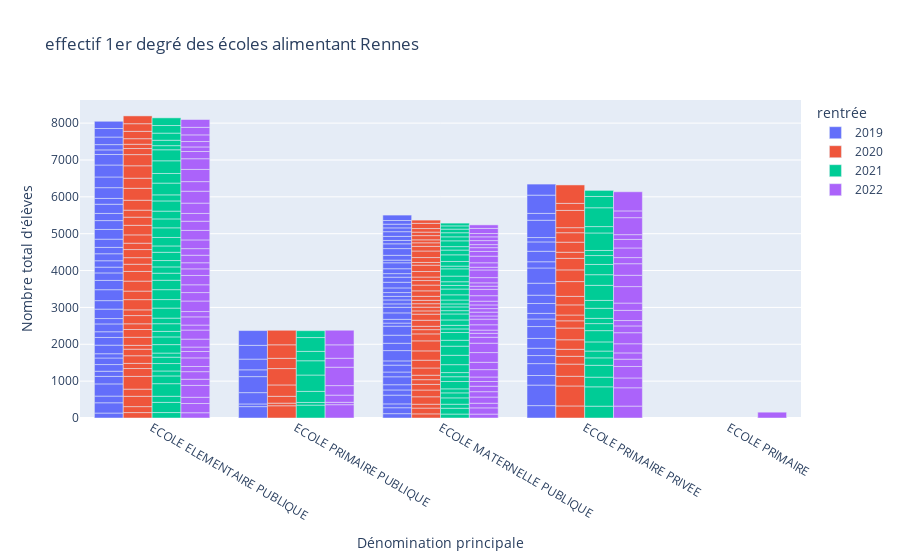

This figure's notebook cell:
### Code cell
COMMUNES = ["CHANTEPIE", "SAINT-GREGOIRE",  "THORIGNE-FOUILLARD" , "RENNES", "VEZIN-LE-COQUET"]
px.bar(ecoles[ecoles["Commune"].isin(COMMUNES)], x="Dénomination principale", y="Nombre total d'élèves", color="rentrée", title="effectif 1er degré des écoles alimentant Rennes", barmode="group")

### Figure 1 — Plotly figure (JSON) as saved in the notebook; plotly's stock layout.template omitted (floating-point values rounded to 4 significant figures)
{"data": [{"alignmentgroup": "True", "hovertemplate": "rentrée=2019<br>Dénomination principale=%{x}<br>Nombre total d'élèves=%{y}<extra></extra>", "legendgroup": "2019", "marker": {"color": "#636efa", "pattern": {"shape": ""}}, "name": "2019", "offsetgroup": "2019", "orientation": "v", "showlegend": true, "textposition": "auto", "type": "bar", "x": ["ECOLE ELEMENTAIRE PUBLIQUE", "ECOLE PRIMAIRE PUBLIQUE", "ECOLE MATERNELLE PUBLIQUE", "ECOLE PRIMAIRE PRIVEE", "ECOLE MATERNELLE PUBLIQUE", "ECOLE PRIMAIRE PRIVEE", "ECOLE ELEMENTAIRE PUBLIQUE", "ECOLE MATERNELLE PUBLIQUE", "ECOLE ELEMENTAIRE PUBLIQUE", "ECOLE PRIMAIRE PRIVEE", "ECOLE MATERNELLE PUBLIQUE", "ECOLE ELEMENTAIRE PUBLIQUE", "ECOLE PRIMAIRE PRIVEE", "ECOLE ELEMENTAIRE PUBLIQUE", "ECOLE ELEMENTAIRE PUBLIQUE", "ECOLE ELEMENTAIRE PUBLIQUE", "ECOLE ELEMENTAIRE PUBLIQUE", "ECOLE ELEMENTAIRE PUBLIQUE", "ECOLE ELEMENTAIRE PUBLIQUE", "ECOLE ELEMENTAIRE PUBLIQUE", "ECOLE ELEMENTAIRE PUBLIQUE", "ECOLE ELEMENTAIRE PUBLIQUE", "ECOLE PRIMAIRE PUBLIQUE", "ECOLE ELEMENTAIRE PUBLIQUE", "ECOLE ELEMENTAIRE PUBLIQUE", "ECOLE ELEMENTAIRE PUBLIQUE", "ECOLE ELEMENTAIRE PUBLIQUE", "ECOLE ELEMENTAIRE PUBLIQUE", "ECOLE ELEMENTAIRE PUBLIQUE", "ECOLE ELEMENTAIRE PUBLIQUE", "ECOLE ELEMENTAIRE PUBLIQUE", "ECOLE MATERNELLE PUBLIQUE", "ECOLE PRIMAIRE PUBLIQUE", "ECOLE PRIMAIRE PRIVEE", "ECOLE PRIMAIRE PRIVEE", "ECOLE PRIMAIRE PRIVEE", "ECOLE PRIMAIRE PRIVEE", "ECOLE PRIMAIRE PRIVEE", "ECOLE MATERNELLE PUBLIQUE", "ECOLE ELEMENTAIRE PUBLIQUE", "ECOLE ELEMENTAIRE PUBLIQUE", "ECOLE MATERNELLE PUBLIQUE", "ECOLE PRIMAIRE PUBLIQUE", "ECOLE ELEMENTAIRE PUBLIQUE", "ECOLE ELEMENTAIRE PUBLIQUE", "ECOLE ELEMENTAIRE PUBLIQUE", "ECOLE ELEMENTAIRE PUBLIQUE", "ECOLE ELEMENTAIRE PUBLIQUE", "ECOLE ELEMENTAIRE PUBLIQUE", "ECOLE PRIMAIRE PUBLIQUE", "ECOLE MATERNELLE PUBLIQUE", "ECOLE PRIMAIRE PRIVEE", "ECOLE PRIMAIRE PRIVEE", "ECOLE MATERNELLE PUBLIQUE", "ECOLE PRIMAIRE PUBLIQUE", "ECOLE MATERNELLE PUBLIQUE", "ECOLE PRIMAIRE PUBLIQUE", "ECOLE MATERNELLE PUBLIQUE", "ECOLE MATERNELLE PUBLIQUE", "ECOLE ELEMENTAIRE PUBLIQUE", "ECOLE ELEMENTAIRE PUBLIQUE", "ECOLE ELEMENTAIRE PUBLIQUE", "ECOLE ELEMENTAIRE PUBLIQUE", "ECOLE MATERNELLE PUBLIQUE", "ECOLE PRIMAIRE PUBLIQUE", "ECOLE MATERNELLE PUBLIQUE", "ECOLE ELEMENTAIRE PUBLIQUE", "ECOLE MATERNELLE PUBLIQUE", "ECOLE MATERNELLE PUBLIQUE", "ECOLE MATERNELLE PUBLIQUE", "ECOLE MATERNELLE PUBLIQUE", "ECOLE MATERNELLE PUBLIQUE", "ECOLE MATERNELLE PUBLIQUE", "ECOLE MATERNELLE PUBLIQUE", "ECOLE MATERNELLE PUBLIQUE", "ECOLE MATERNELLE PUBLIQUE", "ECOLE MATERNELLE PUBLIQUE", "ECOLE MATERNELLE PUBLIQUE", "ECOLE MATERNELLE PUBLIQUE", "ECOLE MATERNELLE PUBLIQUE", "ECOLE MATERNELLE PUBLIQUE", "ECOLE MATERNELLE PUBLIQUE", "ECOLE MATERNELLE PUBLIQUE", "ECOLE MATERNELLE PUBLIQUE", "ECOLE ELEMENTAIRE PUBLIQUE", "ECOLE MATERNELLE PUBLIQUE", "ECOLE PRIMAIRE PRIVEE", "ECOLE MATERNELLE PUBLIQUE", "ECOLE PRIMAIRE PRIVEE", "ECOLE PRIMAIRE PRIVEE", "ECOLE MATERNELLE PUBLIQUE", "ECOLE ELEMENTAIRE PUBLIQUE", "ECOLE MATERNELLE PUBLIQUE", "ECOLE MATERNELLE PUBLIQUE", "ECOLE MATERNELLE PUBLIQUE", "ECOLE MATERNELLE PUBLIQUE", "ECOLE ELEMENTAIRE PUBLIQUE", "ECOLE ELEMENTAIRE PUBLIQUE", "ECOLE PRIMAIRE PRIVEE", "ECOLE MATERNELLE PUBLIQUE", "ECOLE PRIMAIRE PRIVEE", "ECOLE PRIMAIRE PRIVEE", "ECOLE PRIMAIRE PRIVEE", "ECOLE PRIMAIRE PRIVEE", "ECOLE PRIMAIRE PRIVEE", "ECOLE PRIMAIRE PRIVEE", "ECOLE PRIMAIRE PRIVEE"], "xaxis": "x", "y": [134, 309, 118, 336, 161, 557, 279, 104, 182, 260, 238, 330, 323, 204, 140, 181, 178, 116, 233, 208, 155, 212, 72, 146, 256, 230, 297, 252, 203, 157, 173, 140, 307, 218, 199, 266, 322, 205, 142, 190, 173, 215, 435, 223, 264, 240, 194, 250, 157, 184, 130, 153, 268, 187, 291, 114, 373, 280, 199, 292, 290, 325, 285, 219, 401, 244, 125, 84, 102, 175, 151, 93, 107, 97, 103, 126, 154, 137, 97, 133, 161, 72, 131, 182, 143, 130, 225, 91, 325, 413, 110, 205, 128, 103, 101, 99, 232, 196, 169, 147, 284, 254, 119, 469, 186, 496, 299], "yaxis": "y"}, {"alignmentgroup": "True", "hovertemplate": "rentrée=2020<br>Dénomination principale=%{x}<br>Nombre total d'élèves=%{y}<extra></extra>", "legendgroup": "2020", "marker": {"color": "#EF553B", "pattern": {"shape": ""}}, "name": "2020", "offsetgroup": "2020", "orientation": "v", "showlegend": true, "textposition": "auto", "type": "bar", "x": ["ECOLE ELEMENTAIRE PUBLIQUE", "ECOLE PRIMAIRE PUBLIQUE", "ECOLE MATERNELLE PUBLIQUE", "ECOLE PRIMAIRE PRIVEE", "ECOLE ELEMENTAIRE PUBLIQUE", "ECOLE MATERNELLE PUBLIQUE", "ECOLE PRIMAIRE PRIVEE", "ECOLE ELEMENTAIRE PUBLIQUE", "ECOLE PRIMAIRE PRIVEE", "ECOLE MATERNELLE PUBLIQUE", "ECOLE ELEMENTAIRE PUBLIQUE", "ECOLE MATERNELLE PUBLIQUE", "ECOLE ELEMENTAIRE PUBLIQUE", "ECOLE PRIMAIRE PRIVEE", "ECOLE ELEMENTAIRE PUBLIQUE", "ECOLE ELEMENTAIRE PUBLIQUE", "ECOLE ELEMENTAIRE PUBLIQUE", "ECOLE ELEMENTAIRE PUBLIQUE", "ECOLE ELEMENTAIRE PUBLIQUE", "ECOLE ELEMENTAIRE PUBLIQUE", "ECOLE ELEMENTAIRE PUBLIQUE", "ECOLE ELEMENTAIRE PUBLIQUE", "ECOLE ELEMENTAIRE PUBLIQUE", "ECOLE PRIMAIRE PUBLIQUE", "ECOLE ELEMENTAIRE PUBLIQUE", "ECOLE ELEMENTAIRE PUBLIQUE", "ECOLE ELEMENTAIRE PUBLIQUE", "ECOLE ELEMENTAIRE PUBLIQUE", "ECOLE ELEMENTAIRE PUBLIQUE", "ECOLE ELEMENTAIRE PUBLIQUE", "ECOLE ELEMENTAIRE PUBLIQUE", "ECOLE MATERNELLE PUBLIQUE", "ECOLE MATERNELLE PUBLIQUE", "ECOLE MATERNELLE PUBLIQUE", "ECOLE PRIMAIRE PUBLIQUE", "ECOLE PRIMAIRE PUBLIQUE", "ECOLE PRIMAIRE PRIVEE", "ECOLE PRIMAIRE PRIVEE", "ECOLE PRIMAIRE PRIVEE", "ECOLE PRIMAIRE PRIVEE", "ECOLE PRIMAIRE PRIVEE", "ECOLE MATERNELLE PUBLIQUE", "ECOLE ELEMENTAIRE PUBLIQUE", "ECOLE ELEMENTAIRE PUBLIQUE", "ECOLE MATERNELLE PUBLIQUE", "ECOLE PRIMAIRE PUBLIQUE", "ECOLE ELEMENTAIRE PUBLIQUE", "ECOLE ELEMENTAIRE PUBLIQUE", "ECOLE ELEMENTAIRE PUBLIQUE", "ECOLE ELEMENTAIRE PUBLIQUE", "ECOLE PRIMAIRE PRIVEE", "ECOLE ELEMENTAIRE PUBLIQUE", "ECOLE PRIMAIRE PRIVEE", "ECOLE MATERNELLE PUBLIQUE", "ECOLE PRIMAIRE PUBLIQUE", "ECOLE PRIMAIRE PUBLIQUE", "ECOLE MATERNELLE PUBLIQUE", "ECOLE MATERNELLE PUBLIQUE", "ECOLE MATERNELLE PUBLIQUE", "ECOLE ELEMENTAIRE PUBLIQUE", "ECOLE ELEMENTAIRE PUBLIQUE", "ECOLE ELEMENTAIRE PUBLIQUE", "ECOLE ELEMENTAIRE PUBLIQUE", "ECOLE PRIMAIRE PUBLIQUE", "ECOLE ELEMENTAIRE PUBLIQUE", "ECOLE MATERNELLE PUBLIQUE", "ECOLE ELEMENTAIRE PUBLIQUE", "ECOLE MATERNELLE PUBLIQUE", "ECOLE MATERNELLE PUBLIQUE", "ECOLE MATERNELLE PUBLIQUE", "ECOLE MATERNELLE PUBLIQUE", "ECOLE MATERNELLE PUBLIQUE", "ECOLE MATERNELLE PUBLIQUE", "ECOLE MATERNELLE PUBLIQUE", "ECOLE MATERNELLE PUBLIQUE", "ECOLE MATERNELLE PUBLIQUE", "ECOLE MATERNELLE PUBLIQUE", "ECOLE MATERNELLE PUBLIQUE", "ECOLE MATERNELLE PUBLIQUE", "ECOLE MATERNELLE PUBLIQUE", "ECOLE MATERNELLE PUBLIQUE", "ECOLE MATERNELLE PUBLIQUE", "ECOLE MATERNELLE PUBLIQUE", "ECOLE MATERNELLE PUBLIQUE", "ECOLE MATERNELLE PUBLIQUE", "ECOLE PRIMAIRE PRIVEE", "ECOLE PRIMAIRE PRIVEE", "ECOLE PRIMAIRE PRIVEE", "ECOLE ELEMENTAIRE PUBLIQUE", "ECOLE MATERNELLE PUBLIQUE", "ECOLE MATERNELLE PUBLIQUE", "ECOLE ELEMENTAIRE PUBLIQUE", "ECOLE MATERNELLE PUBLIQUE", "ECOLE MATERNELLE PUBLIQUE", "ECOLE MATERNELLE PUBLIQUE", "ECOLE ELEMENTAIRE PUBLIQUE", "ECOLE MATERNELLE PUBLIQUE", "ECOLE MATERNELLE PUBLIQUE", "ECOLE PRIMAIRE PRIVEE", "ECOLE PRIMAIRE PRIVEE", "ECOLE PRIMAIRE PRIVEE", "ECOLE PRIMAIRE PRIVEE", "ECOLE PRIMAIRE PRIVEE", "ECOLE PRIMAIRE PRIVEE", "ECOLE PRIMAIRE PRIVEE", "ECOLE PRIMAIRE PRIVEE", "ECOLE ELEMENTAIRE PUBLIQUE"], "xaxis": "x", "y": [147, 332, 112, 327, 162, 157, 542, 280, 263, 105, 194, 202, 346, 330, 213, 140, 207, 178, 104, 219, 211, 155, 223, 71, 155, 277, 232, 271, 263, 195, 178, 183, 153, 128, 186, 308, 212, 190, 258, 319, 196, 121, 220, 173, 196, 444, 225, 260, 221, 190, 157, 269, 275, 211, 278, 367, 253, 272, 189, 324, 274, 337, 303, 394, 165, 115, 116, 91, 164, 165, 88, 102, 94, 91, 109, 149, 156, 123, 95, 150, 172, 74, 133, 178, 126, 231, 401, 317, 151, 96, 81, 199, 114, 95, 97, 207, 141, 88, 313, 166, 273, 257, 137, 468, 191, 500, 212], "yaxis": "y"}, {"alignmentgroup": "True", "hovertemplate": "rentrée=2021<br>Dénomination principale=%{x}<br>Nombre total d'élèves=%{y}<extra></extra>", "legendgroup": "2021", "marker": {"color": "#00cc96", "pattern": {"shape": ""}}, "name": "2021", "offsetgroup": "2021", "orientation": "v", "showlegend": true, "textposition": "auto", "type": "bar", "x": ["ECOLE ELEMENTAIRE PUBLIQUE", "ECOLE PRIMAIRE PUBLIQUE", "ECOLE MATERNELLE PUBLIQUE", "ECOLE PRIMAIRE PRIVEE", "ECOLE MATERNELLE PUBLIQUE", "ECOLE PRIMAIRE PRIVEE", "ECOLE ELEMENTAIRE PUBLIQUE", "ECOLE MATERNELLE PUBLIQUE", "ECOLE ELEMENTAIRE PUBLIQUE", "ECOLE PRIMAIRE PRIVEE", "ECOLE MATERNELLE PUBLIQUE", "ECOLE ELEMENTAIRE PUBLIQUE", "ECOLE PRIMAIRE PRIVEE", "ECOLE ELEMENTAIRE PUBLIQUE", "ECOLE ELEMENTAIRE PUBLIQUE", "ECOLE ELEMENTAIRE PUBLIQUE", "ECOLE ELEMENTAIRE PUBLIQUE", "ECOLE ELEMENTAIRE PUBLIQUE", "ECOLE ELEMENTAIRE PUBLIQUE", "ECOLE ELEMENTAIRE PUBLIQUE", "ECOLE ELEMENTAIRE PUBLIQUE", "ECOLE ELEMENTAIRE PUBLIQUE", "ECOLE PRIMAIRE PUBLIQUE", "ECOLE ELEMENTAIRE PUBLIQUE", "ECOLE ELEMENTAIRE PUBLIQUE", "ECOLE ELEMENTAIRE PUBLIQUE", "ECOLE ELEMENTAIRE PUBLIQUE", "ECOLE ELEMENTAIRE PUBLIQUE", "ECOLE ELEMENTAIRE PUBLIQUE", "ECOLE ELEMENTAIRE PUBLIQUE", "ECOLE ELEMENTAIRE PUBLIQUE", "ECOLE MATERNELLE PUBLIQUE", "ECOLE PRIMAIRE PUBLIQUE", "ECOLE PRIMAIRE PRIVEE", "ECOLE PRIMAIRE PRIVEE", "ECOLE PRIMAIRE PRIVEE", "ECOLE PRIMAIRE PRIVEE", "ECOLE PRIMAIRE PRIVEE", "ECOLE MATERNELLE PUBLIQUE", "ECOLE ELEMENTAIRE PUBLIQUE", "ECOLE ELEMENTAIRE PUBLIQUE", "ECOLE MATERNELLE PUBLIQUE", "ECOLE PRIMAIRE PUBLIQUE", "ECOLE ELEMENTAIRE PUBLIQUE", "ECOLE ELEMENTAIRE PUBLIQUE", "ECOLE ELEMENTAIRE PUBLIQUE", "ECOLE ELEMENTAIRE PUBLIQUE", "ECOLE ELEMENTAIRE PUBLIQUE", "ECOLE ELEMENTAIRE PUBLIQUE", "ECOLE MATERNELLE PUBLIQUE", "ECOLE MATERNELLE PUBLIQUE", "ECOLE PRIMAIRE PRIVEE", "ECOLE PRIMAIRE PUBLIQUE", "ECOLE MATERNELLE PUBLIQUE", "ECOLE PRIMAIRE PUBLIQUE", "ECOLE PRIMAIRE PUBLIQUE", "ECOLE MATERNELLE PUBLIQUE", "ECOLE MATERNELLE PUBLIQUE", "ECOLE MATERNELLE PUBLIQUE", "ECOLE ELEMENTAIRE PUBLIQUE", "ECOLE ELEMENTAIRE PUBLIQUE", "ECOLE ELEMENTAIRE PUBLIQUE", "ECOLE ELEMENTAIRE PUBLIQUE", "ECOLE MATERNELLE PUBLIQUE", "ECOLE PRIMAIRE PRIVEE", "ECOLE ELEMENTAIRE PUBLIQUE", "ECOLE PRIMAIRE PUBLIQUE", "ECOLE MATERNELLE PUBLIQUE", "ECOLE MATERNELLE PUBLIQUE", "ECOLE MATERNELLE PUBLIQUE", "ECOLE MATERNELLE PUBLIQUE", "ECOLE MATERNELLE PUBLIQUE", "ECOLE MATERNELLE PUBLIQUE", "ECOLE MATERNELLE PUBLIQUE", "ECOLE MATERNELLE PUBLIQUE", "ECOLE MATERNELLE PUBLIQUE", "ECOLE MATERNELLE PUBLIQUE", "ECOLE MATERNELLE PUBLIQUE", "ECOLE MATERNELLE PUBLIQUE", "ECOLE MATERNELLE PUBLIQUE", "ECOLE MATERNELLE PUBLIQUE", "ECOLE MATERNELLE PUBLIQUE", "ECOLE MATERNELLE PUBLIQUE", "ECOLE MATERNELLE PUBLIQUE", "ECOLE ELEMENTAIRE PUBLIQUE", "ECOLE MATERNELLE PUBLIQUE", "ECOLE PRIMAIRE PRIVEE", "ECOLE MATERNELLE PUBLIQUE", "ECOLE MATERNELLE PUBLIQUE", "ECOLE PRIMAIRE PRIVEE", "ECOLE ELEMENTAIRE PUBLIQUE", "ECOLE MATERNELLE PUBLIQUE", "ECOLE MATERNELLE PUBLIQUE", "ECOLE MATERNELLE PUBLIQUE", "ECOLE ELEMENTAIRE PUBLIQUE", "ECOLE MATERNELLE PUBLIQUE", "ECOLE ELEMENTAIRE PUBLIQUE", "ECOLE PRIMAIRE PRIVEE", "ECOLE MATERNELLE PUBLIQUE", "ECOLE PRIMAIRE PRIVEE", "ECOLE PRIMAIRE PRIVEE", "ECOLE PRIMAIRE PRIVEE", "ECOLE PRIMAIRE PRIVEE", "ECOLE PRIMAIRE PRIVEE", "ECOLE PRIMAIRE PRIVEE", "ECOLE PRIMAIRE PRIVEE", "ECOLE PRIMAIRE PRIVEE"], "xaxis": "x", "y": [148, 350, 107, 321, 158, 525, 276, 109, 166, 262, 172, 341, 322, 210, 135, 201, 173, 112, 229, 209, 150, 208, 72, 152, 272, 231, 269, 255, 192, 170, 173, 136, 300, 202, 184, 248, 306, 191, 109, 224, 172, 200, 444, 230, 262, 241, 212, 276, 165, 129, 112, 143, 387, 215, 254, 376, 255, 247, 160, 319, 261, 344, 299, 210, 273, 112, 186, 98, 97, 146, 163, 89, 102, 81, 106, 141, 157, 97, 101, 153, 197, 73, 127, 180, 146, 129, 213, 93, 158, 409, 194, 108, 111, 99, 206, 87, 208, 289, 75, 278, 241, 138, 475, 173, 511, 306, 165], "yaxis": "y"}, {"alignmentgroup": "True", "hovertemplate": "rentrée=2022<br>Dénomination principale=%{x}<br>Nombre total d'élèves=%{y}<extra></extra>", "legendgroup": "2022", "marker": {"color": "#ab63fa", "pattern": {"shape": ""}}, "name": "2022", "offsetgroup": "2022", "orientation": "v", "showlegend": true, "textposition": "auto", "type": "bar", "x": ["ECOLE ELEMENTAIRE PUBLIQUE", "ECOLE PRIMAIRE PUBLIQUE", "ECOLE MATERNELLE PUBLIQUE", "ECOLE PRIMAIRE PRIVEE", "ECOLE MATERNELLE PUBLIQUE", "ECOLE PRIMAIRE PRIVEE", "ECOLE ELEMENTAIRE PUBLIQUE", "ECOLE MATERNELLE PUBLIQUE", "ECOLE ELEMENTAIRE PUBLIQUE", "ECOLE PRIMAIRE PRIVEE", "ECOLE MATERNELLE PUBLIQUE", "ECOLE ELEMENTAIRE PUBLIQUE", "ECOLE PRIMAIRE PRIVEE", "ECOLE ELEMENTAIRE PUBLIQUE", "ECOLE ELEMENTAIRE PUBLIQUE", "ECOLE ELEMENTAIRE PUBLIQUE", "ECOLE ELEMENTAIRE PUBLIQUE", "ECOLE ELEMENTAIRE PUBLIQUE", "ECOLE ELEMENTAIRE PUBLIQUE", "ECOLE ELEMENTAIRE PUBLIQUE", "ECOLE ELEMENTAIRE PUBLIQUE", "ECOLE ELEMENTAIRE PUBLIQUE", "ECOLE ELEMENTAIRE PUBLIQUE", "ECOLE PRIMAIRE PUBLIQUE", "ECOLE ELEMENTAIRE PUBLIQUE", "ECOLE ELEMENTAIRE PUBLIQUE", "ECOLE ELEMENTAIRE PUBLIQUE", "ECOLE ELEMENTAIRE PUBLIQUE", "ECOLE ELEMENTAIRE PUBLIQUE", "ECOLE ELEMENTAIRE PUBLIQUE", "ECOLE ELEMENTAIRE PUBLIQUE", "ECOLE MATERNELLE PUBLIQUE", "ECOLE MATERNELLE PUBLIQUE", "ECOLE MATERNELLE PUBLIQUE", "ECOLE PRIMAIRE PUBLIQUE", "ECOLE PRIMAIRE PUBLIQUE", "ECOLE PRIMAIRE PRIVEE", "ECOLE PRIMAIRE PRIVEE", "ECOLE PRIMAIRE PRIVEE", "ECOLE PRIMAIRE PRIVEE", "ECOLE PRIMAIRE PRIVEE", "ECOLE MATERNELLE PUBLIQUE", "ECOLE ELEMENTAIRE PUBLIQUE", "ECOLE ELEMENTAIRE PUBLIQUE", "ECOLE MATERNELLE PUBLIQUE", "ECOLE PRIMAIRE PUBLIQUE", "ECOLE ELEMENTAIRE PUBLIQUE", "ECOLE ELEMENTAIRE PUBLIQUE", "ECOLE ELEMENTAIRE PUBLIQUE", "ECOLE ELEMENTAIRE PUBLIQUE", "ECOLE PRIMAIRE PRIVEE", "ECOLE ELEMENTAIRE PUBLIQUE", "ECOLE PRIMAIRE PRIVEE", "ECOLE MATERNELLE PUBLIQUE", "ECOLE PRIMAIRE", "ECOLE PRIMAIRE PUBLIQUE", "ECOLE PRIMAIRE PUBLIQUE", "ECOLE MATERNELLE PUBLIQUE", "ECOLE MATERNELLE PUBLIQUE", "ECOLE MATERNELLE PUBLIQUE", "ECOLE ELEMENTAIRE PUBLIQUE", "ECOLE ELEMENTAIRE PUBLIQUE", "ECOLE ELEMENTAIRE PUBLIQUE", "ECOLE ELEMENTAIRE PUBLIQUE", "ECOLE PRIMAIRE PUBLIQUE", "ECOLE ELEMENTAIRE PUBLIQUE", "ECOLE MATERNELLE PUBLIQUE", "ECOLE ELEMENTAIRE PUBLIQUE", "ECOLE MATERNELLE PUBLIQUE", "ECOLE MATERNELLE PUBLIQUE", "ECOLE MATERNELLE PUBLIQUE", "ECOLE MATERNELLE PUBLIQUE", "ECOLE MATERNELLE PUBLIQUE", "ECOLE MATERNELLE PUBLIQUE", "ECOLE MATERNELLE PUBLIQUE", "ECOLE MATERNELLE PUBLIQUE", "ECOLE MATERNELLE PUBLIQUE", "ECOLE MATERNELLE PUBLIQUE", "ECOLE MATERNELLE PUBLIQUE", "ECOLE MATERNELLE PUBLIQUE", "ECOLE MATERNELLE PUBLIQUE", "ECOLE MATERNELLE PUBLIQUE", "ECOLE MATERNELLE PUBLIQUE", "ECOLE MATERNELLE PUBLIQUE", "ECOLE MATERNELLE PUBLIQUE", "ECOLE MATERNELLE PUBLIQUE", "ECOLE PRIMAIRE PRIVEE", "ECOLE PRIMAIRE PRIVEE", "ECOLE PRIMAIRE PRIVEE", "ECOLE ELEMENTAIRE PUBLIQUE", "ECOLE MATERNELLE PUBLIQUE", "ECOLE MATERNELLE PUBLIQUE", "ECOLE ELEMENTAIRE PUBLIQUE", "ECOLE MATERNELLE PUBLIQUE", "ECOLE MATERNELLE PUBLIQUE", "ECOLE MATERNELLE PUBLIQUE", "ECOLE ELEMENTAIRE PUBLIQUE", "ECOLE MATERNELLE PUBLIQUE", "ECOLE MATERNELLE PUBLIQUE", "ECOLE PRIMAIRE PRIVEE", "ECOLE PRIMAIRE PRIVEE", "ECOLE PRIMAIRE PRIVEE", "ECOLE PRIMAIRE PRIVEE", "ECOLE PRIMAIRE PRIVEE", "ECOLE PRIMAIRE PRIVEE", "ECOLE PRIMAIRE PRIVEE", "ECOLE PRIMAIRE PRIVEE", "ECOLE ELEMENTAIRE PUBLIQUE"], "xaxis": "x", "y": [143, 361, 106, 323, 169, 497, 250, 126, 169, 266, 167, 322, 312, 168, 205, 140, 234, 173, 121, 215, 246, 136, 222, 65, 144, 286, 229, 211, 253, 179, 166, 146, 149, 127, 195, 258, 198, 170, 248, 300, 184, 122, 204, 179, 200, 499, 236, 259, 249, 211, 146, 280, 276, 199, 158, 243, 364, 264, 255, 160, 323, 260, 331, 290, 396, 196, 108, 124, 87, 144, 154, 85, 104, 96, 100, 102, 148, 173, 85, 91, 142, 207, 74, 121, 180, 128, 198, 447, 307, 147, 102, 83, 180, 109, 102, 90, 205, 138, 96, 314, 166, 261, 232, 129, 461, 183, 520, 212], "yaxis": "y"}], "layout": {"autosize": true, "barmode": "group", "legend": {"title": {"text": "rentrée"}, "tracegroupgap": 0}, "title": {"text": "effectif 1er degré des écoles alimentant Rennes"}, "xaxis": {"anchor": "y", "autorange": true, "domain": [0, 1], "range": [-0.5, 4.5], "title": {"text": "Dénomination principale"}, "type": "category"}, "yaxis": {"anchor": "x", "autorange": true, "domain": [0, 1], "range": [0, 8627.0], "title": {"text": "Nombre total d'élèves"}, "type": "linear"}}}
